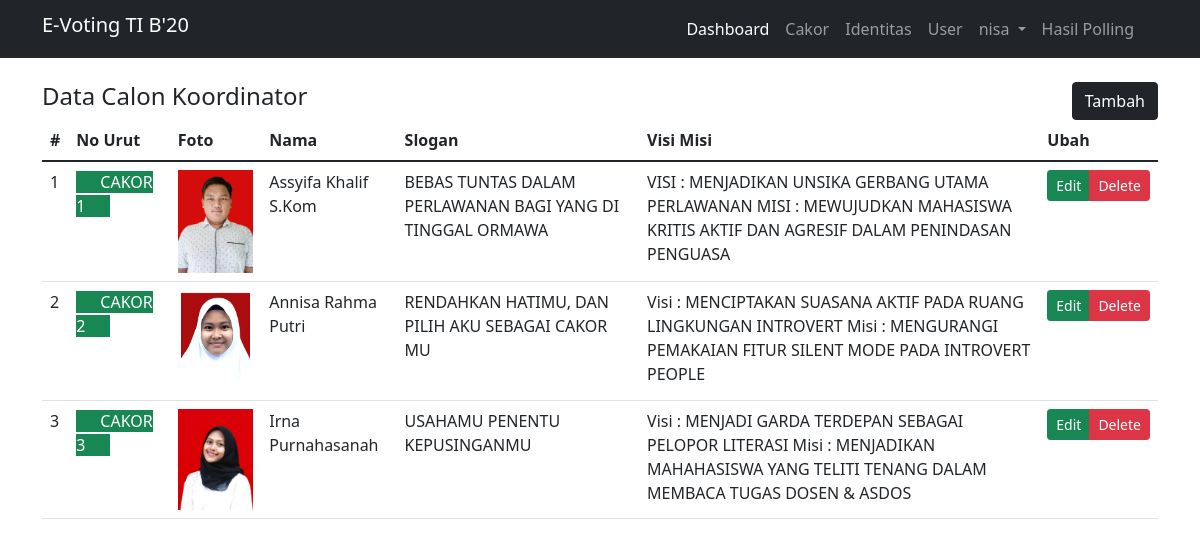
/EvotingKel8/back/index.php?page=identitas (signed in), run on the app's committed database.
### tables this page shows
CREATE TABLE `identitas` (
  `id_idt` int(12) NOT NULL,
  `id_ckr` int(12) NOT NULL,
  `nama` varchar(50) NOT NULL,
  `slogan` varchar(100) NOT NULL,
  `foto` varchar(255) NOT NULL,
  `vm` text NOT NULL
);

CREATE TABLE `cakor` (
  `id_ckr` int(12) NOT NULL,
  `nu_ckr` varchar(50) NOT NULL
);

### EvotingKel8/back/identitas/index.php (the view, shortened to what this page needs)
<div class="row">
    <div class="col-md-12">
        <div class="d-flex justify-content-between">
            <h4>Data Calon Koordinator</h4>
            <a href="index.php?page=identitas_create" class="btn btn-dark">Tambah</a>
        </div>
        <div class="table-responsive">
            <table class="table">
                <thead>
                    <tr>
                        <th>#</th>
                        <th>No Urut</th>
                        <th>Foto</th>
                        <th>Nama</th>
                        <th>Slogan</th>
                        <th>Visi Misi</th>
                        <th>Ubah</th>
                    </tr>
                </thead>
                <tbody>
                    <?php
                        $query = mysqli_query($koneksi, "SELECT * FROM identitas JOIN cakor ON identitas.id_ckr = cakor.id_ckr");
                        $no = 1;
                        if (mysqli_num_rows($query) > 0) {
                            foreach ($query as $data){
                    ?>
                    <tr>
                        <td><?= $no++ ?></td>
                        <td>
                            <span class="bg-success text-white px-4">
                                <?= $data['nu_ckr'] ?>
                            </span>
                        </td>
                        <td>
                            <a href="./assets/img/<?=$data['foto']?>">
                                <img src="./assets/img/<?=$data['foto']?>" class="img-fluid" width="200px" alt="">
                            </a>
                        </td>
                        <td><?=$data['nama'] ?></td>
                        <td><?=$data['slogan'] ?></td>
                        <td><?=$data['vm'] ?></td>
                        <td>
                            <div class="btn-group">
                                <a href="index.php?page=cakor_edit&id=<?= $data['id_ckr'] ?>"
                                    class="btn btn-sm btn-success">Edit</a>
                                <a href="index.php?page=cakor_delete&id=<?= $data['id_ckr'] ?>"
                                    class="btn btn-sm btn-danger"
                                    onclick="return confirm('Apakah anda yakin ingin menghapus data ini ?')">Delete</a>
                            </div>
                        </td>
                    </tr>
                    <?php
                            }
                        }
                    ?>
                </tbody>
            </table>
        </div>
    </div>
</div>

### data on the page
identitas: id_ckr.nu_ckr "CAKOR 1", foto (picture), nama "Assyifa Khalif S.Kom", slogan "BEBAS TUNTAS DALAM PERLAWANAN BAGI YANG DI TINGGAL ORMAWA", vm "VISI : MENJADIKAN UNSIKA GERBANG UTAMA PERLAWANAN MISI : MEWUJUDKAN MAHASISWA KRITIS AKTIF DAN AGRESIF DALAM PENINDASAN PENGUASA"
identitas: id_ckr.nu_ckr "CAKOR 2", foto (picture), nama "Annisa Rahma Putri", slogan "RENDAHKAN HATIMU, DAN PILIH AKU SEBAGAI CAKOR MU", vm "Visi : MENCIPTAKAN SUASANA AKTIF PADA RUANG LINGKUNGAN INTROVERT Misi : MENGURANGI PEMAKAIAN FITUR SILENT MODE PADA INTROVERT PEOPLE"
identitas: id_ckr.nu_ckr "CAKOR 3", foto (picture), nama "Irna Purnahasanah", slogan "USAHAMU PENENTU KEPUSINGANMU", vm "Visi : MENJADI GARDA TERDEPAN SEBAGAI PELOPOR LITERASI Misi : MENJADIKAN MAHAHASISWA YANG TELITI TENANG DALAM MEMBACA TUGAS DOSEN & ASDOS"

### other printed values
$_SESSION['nama'] "nisa"
